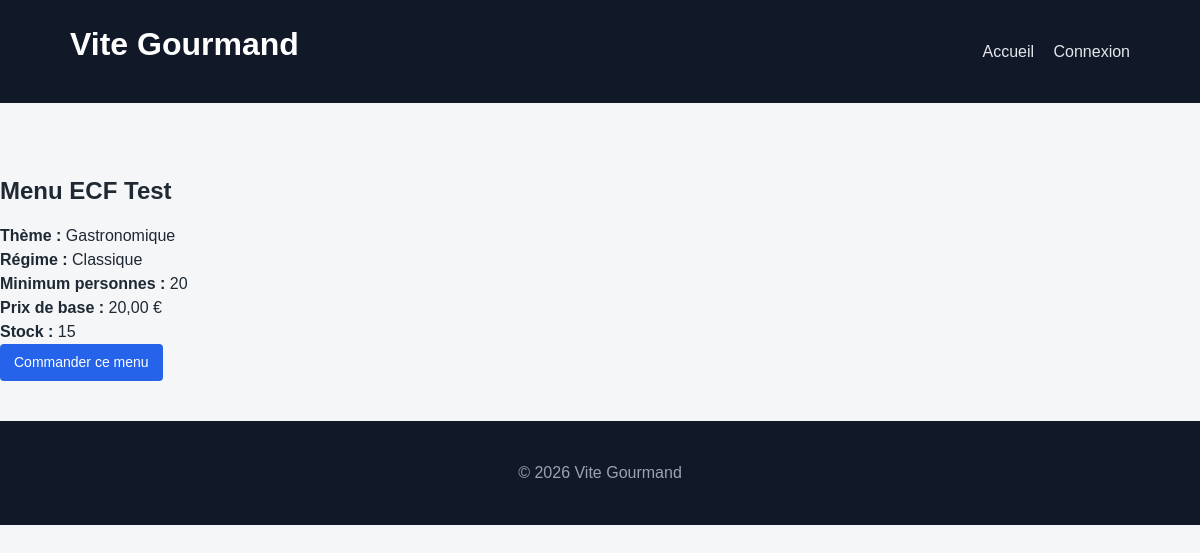
/menu_show.php?id=1, run on the app's committed database.
### tables this page shows
CREATE TABLE `menus` (
  `id` int(11) NOT NULL,
  `title` varchar(150) NOT NULL,
  `theme` varchar(100) DEFAULT NULL,
  `diet` varchar(100) DEFAULT NULL,
  `min_people` int(11) NOT NULL,
  `base_price` decimal(10,2) NOT NULL,
  `stock` int(11) NOT NULL DEFAULT 0,
  `created_at` datetime DEFAULT current_timestamp(),
  `is_active` tinyint(1) NOT NULL DEFAULT 1
);

### menu_show.php (the view, shortened to what this page needs)
<?php
require_once 'db.php';
require_once 'partials/header.php';
$menuId = (int)$_GET['id'];
$sql = "
  SELECT
    id,
    title,
    theme,
    diet,
    min_people,
    base_price,
    stock
  FROM menus
  WHERE id = :id
";
$stmt = $pdo->prepare($sql);
$stmt->execute(['id' => $menuId]);
$menu = $stmt->fetch(PDO::FETCH_ASSOC);
?>
<h2><?= htmlspecialchars($menu['title']) ?></h2>
<ul>
  <li><strong>Thème :</strong> <?= htmlspecialchars($menu['theme'] ?? '') ?></li>
  <li><strong>Régime :</strong> <?= htmlspecialchars($menu['diet'] ?? '') ?></li>
  <li><strong>Minimum personnes :</strong> <?= (int)$menu['min_people'] ?></li>
  <li><strong>Prix de base :</strong>
    <?= number_format((float)$menu['base_price'], 2, ',', ' ') ?> €
  </li>
  <li><strong>Stock :</strong> <?= (int)$menu['stock'] ?></li>
</ul>
<?php if ($menu['stock'] > 0): ?>
  <a class="btn btn-primary"
     href="commande_create.php?menu_id=<?= (int)$menu['id'] ?>">
     Commander ce menu
  </a>
<?php else: ?>
  <p><strong>Menu indisponible.</strong></p>
<?php endif; ?>
<?php require_once 'partials/footer.php'; ?>

### assets/css/style.css (style rules this page uses)
* { box-sizing: border-box; margin: 0; padding: 0; font-family: Arial, Helvetica, sans-serif; }
body { background-color: #f4f6f8; color: #1f2933; line-height: 1.5; }
h1, h2, h3 { margin-bottom: 15px; }
button, .btn { padding: 8px 14px; border-radius: 4px; border: none; background: #2563eb; color: #fff; cursor: pointer; text-decoration: none; display: inline-block; font-size: 14px; }

### data on the page
menus: title "Menu ECF Test", theme "Gastronomique", diet "Classique", min_people "20", base_price "20,00", stock "15"
